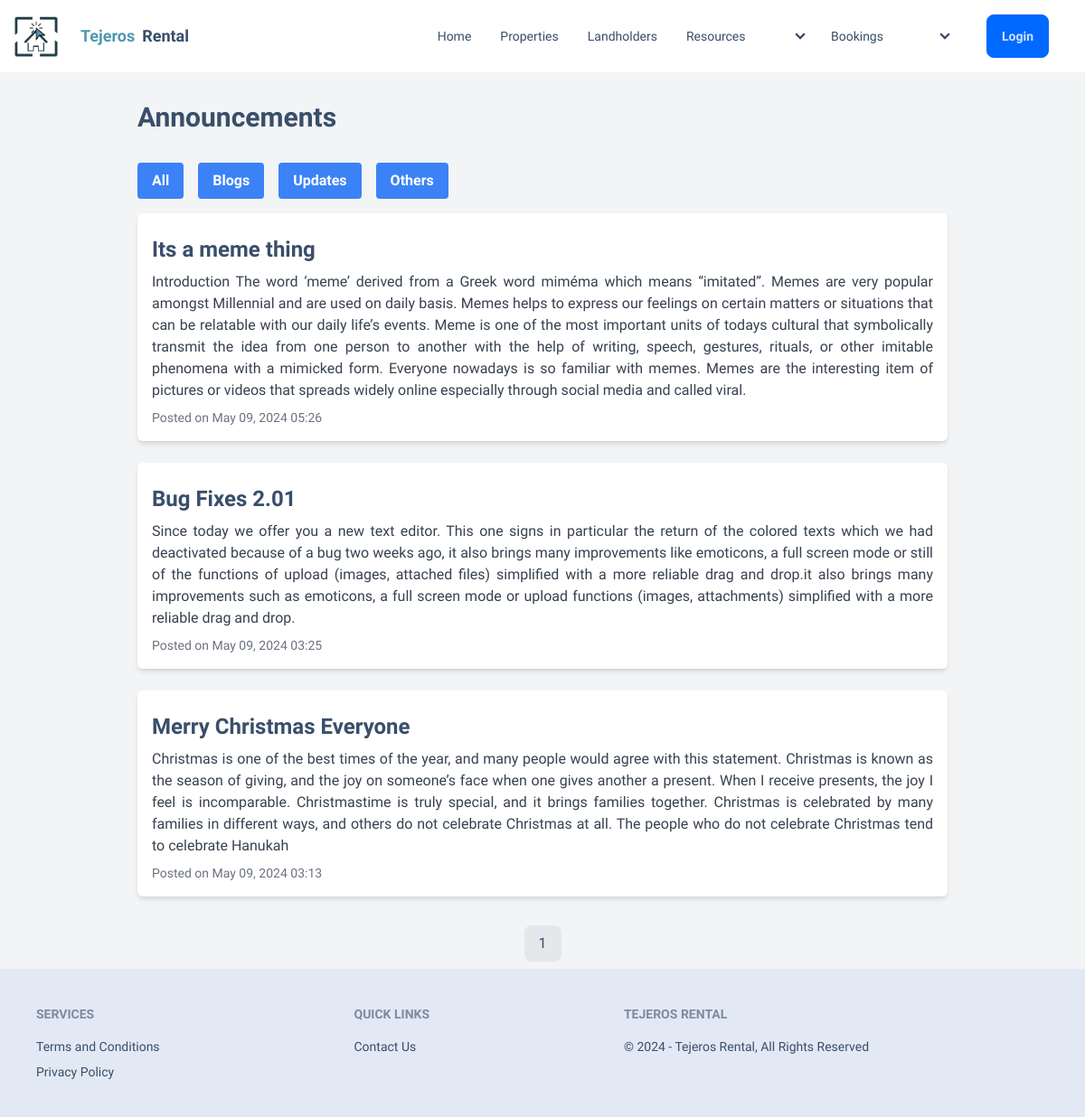
The app's page /announcements.php, older data.
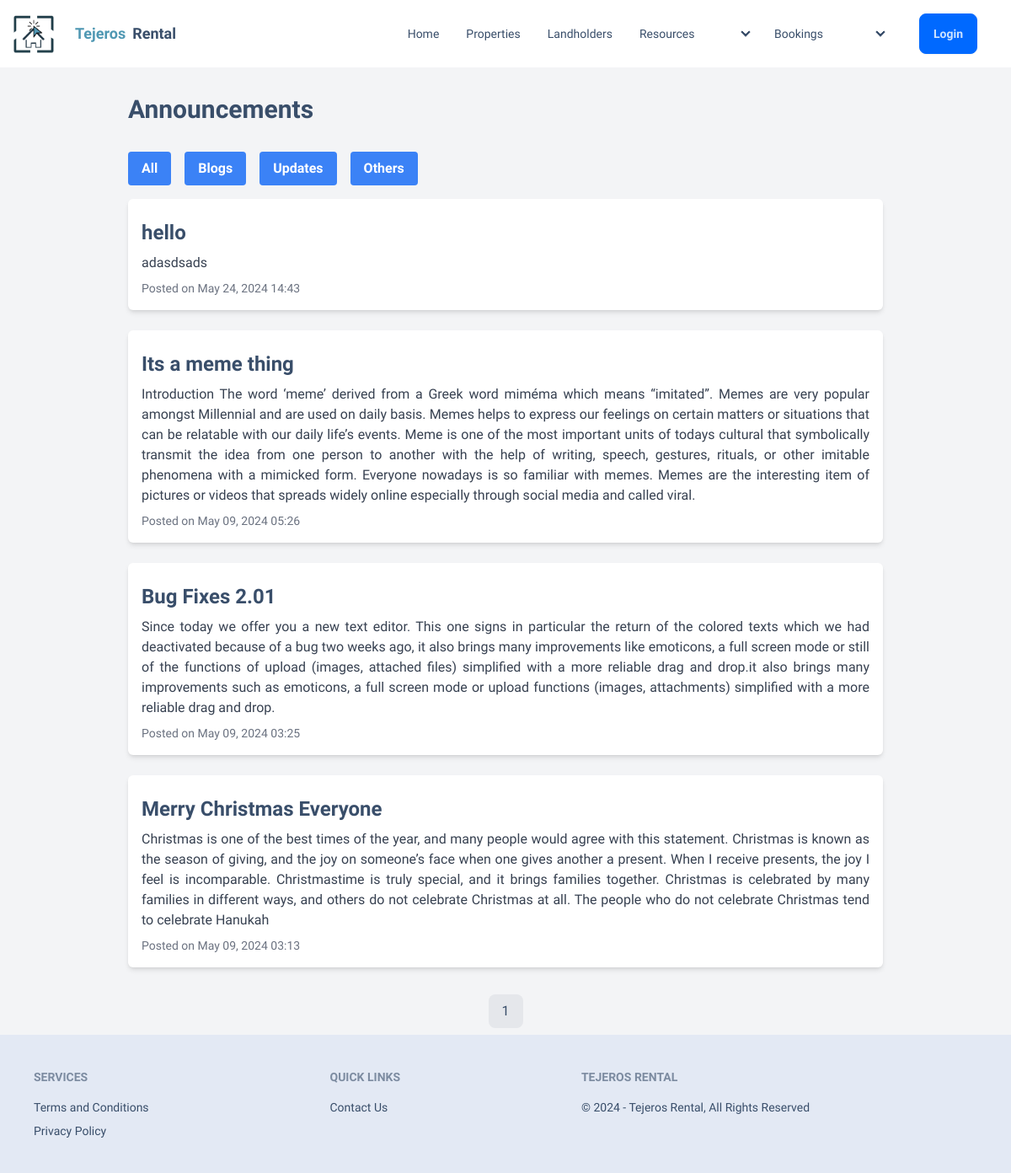
The same page, newer data.
### tables this page shows
CREATE TABLE `announcements_tb` (
  `id` int(11) NOT NULL,
  `type` enum('Updates','Blogs','Others','') NOT NULL,
  `title` varchar(255) NOT NULL,
  `details` text NOT NULL,
  `posted_at` timestamp NOT NULL DEFAULT current_timestamp()
);

### announcements.php (the view, shortened to what this page needs)
<?php
$page = isset($_GET['page']) ? $_GET['page'] : 1;
$limit = 10;
$offset = ($page - 1) * $limit;
$typeFilter = isset($_GET['type']) ? $_GET['type'] : '';
?>
<!DOCTYPE html>
<html lang="en" data-theme="winter">
<head>
    <link rel="stylesheet" href="css/style.css">
    <link href="https://cdn.jsdelivr.net/npm/daisyui@4.8.0/dist/full.min.css" rel="stylesheet" type="text/css" />
    <script src="https://cdn.tailwindcss.com"></script>
    <link rel="stylesheet" href="https://unpkg.com/swiper@8/swiper-bundle.min.css" />
    <link rel="stylesheet" href="https://cdnjs.cloudflare.com/ajax/libs/font-awesome/6.1.1/css/all.min.css">
    <link href='https://unpkg.com/boxicons@2.1.4/css/boxicons.min.css' rel='stylesheet'>
</head>
<body class="bg-gray-100 flex flex-col">
    <?php include 'user/user-header.php' ?>
    <div class="px-6 sm:px-6 lg:px-8">
        <div class="max-w-4xl mx-auto">
            <h1 class="text-2xl sm:text-3xl font-bold my-6 sm:my-8">Announcements</h1>
            <div class="flex space-x-4 mb-4">
                <a href="?type=All" class="bg-blue-500 hover:bg-blue-600 text-white font-bold py-2 px-4 rounded">All</a>
                <a href="?type=Blogs" class="bg-blue-500 hover:bg-blue-600 text-white font-bold py-2 px-4 rounded">Blogs</a>
                <a href="?type=Updates" class="bg-blue-500 hover:bg-blue-600 text-white font-bold py-2 px-4 rounded">Updates</a>
                <a href="?type=Others" class="bg-blue-500 hover:bg-blue-600 text-white font-bold py-2 px-4 rounded">Others</a>
            </div>
            <?php
            $query = "SELECT * FROM announcements_tb";
            $query .= " ORDER BY posted_at DESC LIMIT $limit OFFSET $offset";
            $stmt = $conn->prepare($query);
            $stmt->execute();
            $announcements = $stmt->fetchAll(PDO::FETCH_ASSOC);
            if ($announcements) {
                foreach ($announcements as $announcement) {
                    echo '<div class="bg-white rounded-md shadow-md p-4 mb-6">';
                    echo '<h2 class="text-xl sm:text-2xl font-bold my-2">' . htmlspecialchars($announcement['title']) . '</h2>';
                    echo '<p class="text-gray-700 mb-2 text-justify">' . htmlspecialchars($announcement['details']) . '</p>';
                    echo '<p class="text-sm text-gray-500">Posted on ' . date('M d, Y H:i', strtotime($announcement['posted_at'])) . '</p>';
                    echo '</div>';
                }
            } else {
                echo '<div class="bg-white rounded-md shadow-md p-4 mb-6">';
                echo '<p class="text-gray-700 mb-2 text-center">No announcements found.</p>';
                echo '<img src="images/empty1.png" alt="Empty Illustration" class="mx-auto mt-4" style="max-width: 500px;">';
                echo '</div>';
            }
            $total_query = "SELECT COUNT(*) FROM announcements_tb";
            $total_stmt = $conn->query($total_query);
            $total_rows = $total_stmt->fetchColumn();
            $total_pages = ceil($total_rows / $limit);
            echo '<div class="flex justify-center mt-4">';
            for ($i = 1; $i <= $total_pages; $i++) {
                echo '<a href="?page=' . $i . ($typeFilter ? '&type=' . $typeFilter : '') . '" class="mx-1 my-2 px-4 py-2 rounded-lg bg-gray-200 hover:bg-blue-300">' . $i . '</a>';
            }
            echo '</div>';
            ?>
        </div>
    </div>
    <?php include 'user/user-footer.php' ?>
</body>
</html>

Row changes from the older to the newer data that the page shows:
added announcements_tb: title "hello", details "adasdsads", posted_at "May 24, 2024 14:43"
